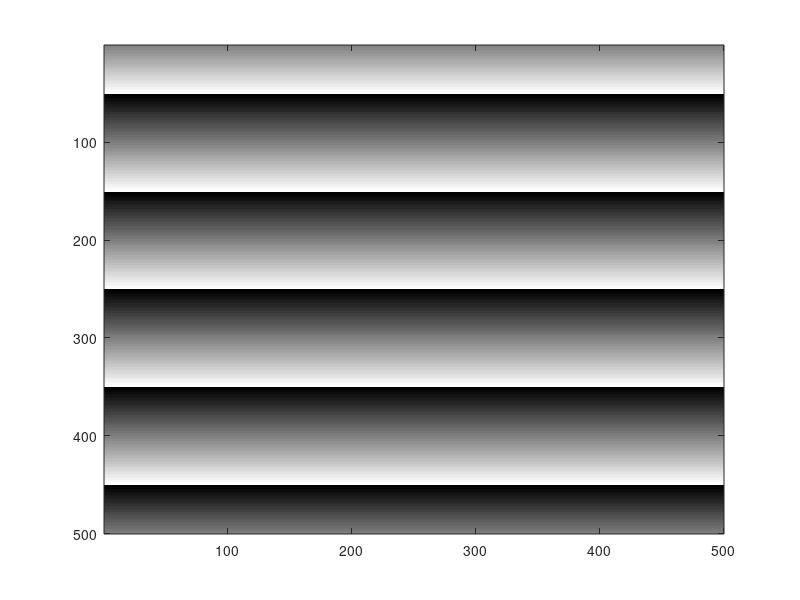
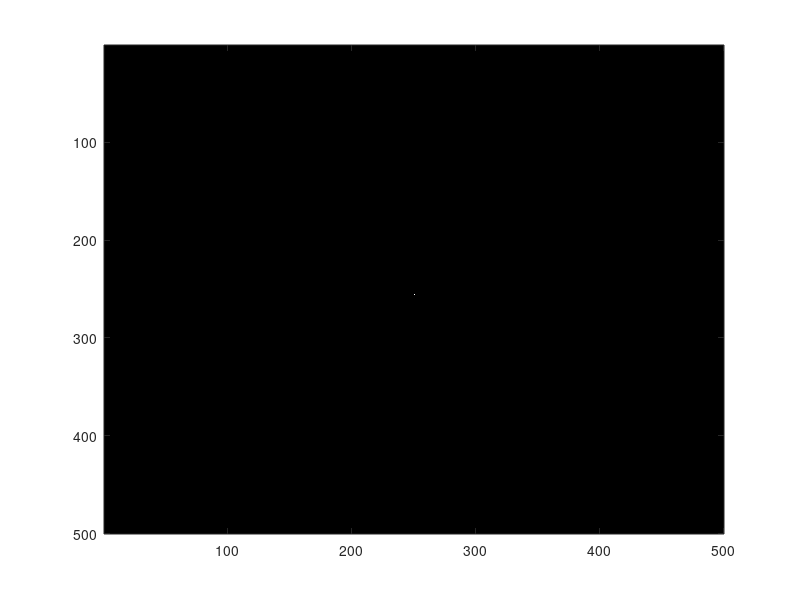

Reproduce these figures in MATLAB, in order.
%%Blazed 1D grating
clear; %Clear all memory

% Defining grating parameters
N=500; % Matrix size
P=100; % Grating period
A1=ones(P,N); % Size of fundamental building block of grating

% Constructing the fundamental block of the blazed grating
for p=1:P; 
    A1(p,:)=exp(1i*(p/P)*2*pi);
end

%Constructing the full grating
A2=repmat(A1,N/P,1); 

%Observation of the diffraction pattern
E=fftshift(fft2(A2)); %fftshift to re-order the terms to the natural order
IN=(abs(E)/(N*N)).*(abs(E)/(N*N)); %Normalize the intensity values
figure(1)
colormap(gray); 
imagesc(angle(A2))          
figure(2)
colormap(gray);
imagesc(IN);

